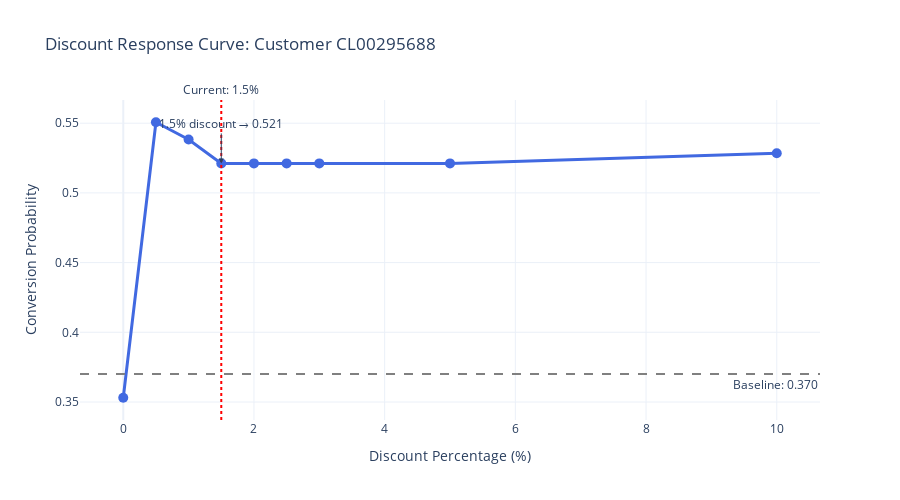

The notebook cell this image was saved under:
### Code cell
# SIMPLEST INTERACTIVE CHART: DISCOUNT SLIDER FOR ONE CUSTOMER
print("\n=== CREATING INTERACTIVE DISCOUNT SLIDER ===")

import plotly.graph_objects as go
from plotly.subplots import make_subplots

# Select first customer for demonstration
demo_cust = selected_ids[0]
cust_quotes = df_sim[df_sim['numero_compte'] == demo_cust].copy()
baseline_prob = baseline_df[baseline_df['customer_id'] == demo_cust]['baseline_prob'].iloc[0]
base_price = cust_quotes['mt_apres_remise_ht_devis'].sum()

# Test different discount levels
discount_levels = [0, 0.5, 1.0, 1.5, 2.0, 2.5, 3.0, 5.0, 10.0]  # %
probabilities = []

for discount_pct in discount_levels:
    # Apply discount
    modified = cust_quotes.copy()
    if 'mt_apres_remise_ht_devis' in modified.columns:
        discount_amount = base_price * (discount_pct / 100)
        if 'mt_remise_exceptionnelle_ht' in modified.columns:
            modified['mt_remise_exceptionnelle_ht'] = modified['mt_remise_exceptionnelle_ht'].fillna(0) - discount_amount
        modified['mt_apres_remise_ht_devis'] = base_price - discount_amount
    
    # Get probability
    prob = run_simulation_get_prob(demo_cust, modified, model, feature_names)
    probabilities.append(prob)

# Create interactive figure with slider (conceptual)
fig = go.Figure()

# Add response curve
fig.add_trace(go.Scatter(
    x=discount_levels,
    y=probabilities,
    mode='lines+markers',
    name='Conversion Probability',
    line=dict(color='royalblue', width=3),
    marker=dict(size=10, color='royalblue'),
    hovertemplate='Discount: %{x}%<br>Probability: %{y:.3f}<br>Δ: %{customdata:.3f}',
    customdata=[p - baseline_prob for p in probabilities]
))

# Add baseline reference line
fig.add_hline(y=baseline_prob, line_dash="dash", line_color="gray",
              annotation_text=f"Baseline: {baseline_prob:.3f}",
              annotation_position="bottom right")

# Add current 1.5% discount point
fig.add_vline(x=1.5, line_dash="dot", line_color="red",
              annotation_text="Current: 1.5%", annotation_position="top")

# Layout
fig.update_layout(
    title=f"Discount Response Curve: Customer {demo_cust}",
    xaxis_title="Discount Percentage (%)",
    yaxis_title="Conversion Probability",
    hovermode="x unified",
    template="plotly_white",
    height=500
)

# Add annotations
fig.add_annotation(
    x=1.5, y=probabilities[discount_levels.index(1.5)],
    text=f"1.5% discount → {probabilities[discount_levels.index(1.5)]:.3f}",
    showarrow=True,
    arrowhead=2,
    ax=0,
    ay=-40
)

fig.show()

print(f"✓ Interactive response curve for customer {demo_cust}")
print(f"✓ Hover over points to see discount impact")
print(f"✓ Baseline: {baseline_prob:.3f}, Max at {discount_levels[probabilities.index(max(probabilities))]}%: {max(probabilities):.3f}")

### Figure 1 — Plotly figure (JSON) as saved in the notebook; plotly's stock layout.template omitted (floating-point values rounded to 4 significant figures)
{"data": [{"customdata": [-0.01697, 0.1806, 0.1683, 0.1511, 0.1511, 0.1511, 0.1511, 0.1511, 0.1584], "hovertemplate": "Discount: %{x}%<br>Probability: %{y:.3f}<br>Δ: %{customdata:.3f}", "line": {"color": "royalblue", "width": 3}, "marker": {"color": "royalblue", "size": 10}, "mode": "lines+markers", "name": "Conversion Probability", "type": "scatter", "x": [0, 0.5, 1, 1.5, 2, 2.5, 3, 5, 10], "y": [0.3531, 0.5507, 0.5383, 0.5212, 0.5212, 0.5212, 0.5212, 0.5212, 0.5284]}], "layout": {"annotations": [{"showarrow": false, "text": "Baseline: 0.370", "x": 1, "xanchor": "right", "xref": "x domain", "y": 0.37, "yanchor": "top", "yref": "y"}, {"showarrow": false, "text": "Current: 1.5%", "x": 1.5, "xanchor": "center", "xref": "x", "y": 1, "yanchor": "bottom", "yref": "y domain"}, {"arrowhead": 2, "ax": 0, "ay": -40, "showarrow": true, "text": "1.5% discount → 0.521", "x": 1.5, "y": 0.5212}], "height": 500, "hovermode": "x unified", "shapes": [{"line": {"color": "gray", "dash": "dash"}, "type": "line", "x0": 0, "x1": 1, "xref": "x domain", "y0": 0.37, "y1": 0.37, "yref": "y"}, {"line": {"color": "red", "dash": "dot"}, "type": "line", "x0": 1.5, "x1": 1.5, "xref": "x", "y0": 0, "y1": 1, "yref": "y domain"}], "title": {"text": "Discount Response Curve: Customer CL00295688"}, "xaxis": {"title": {"text": "Discount Percentage (%)"}}, "yaxis": {"title": {"text": "Conversion Probability"}}}}
